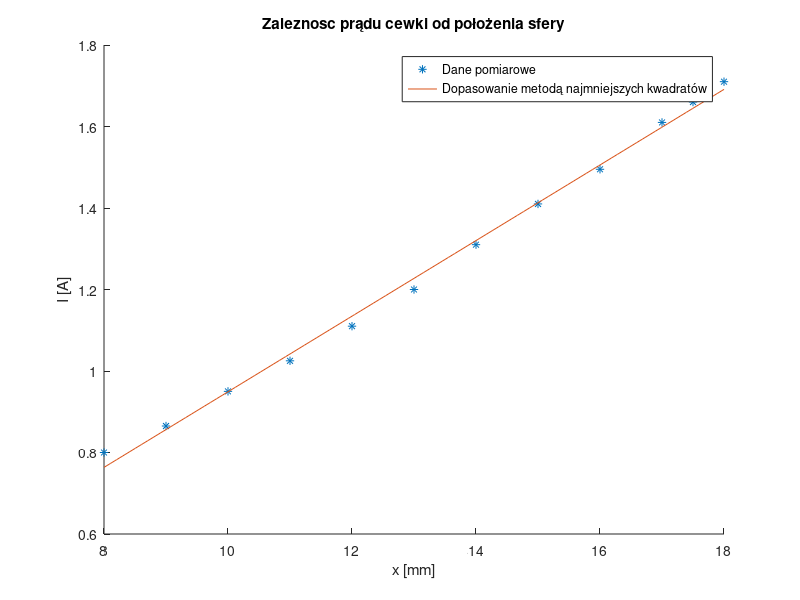
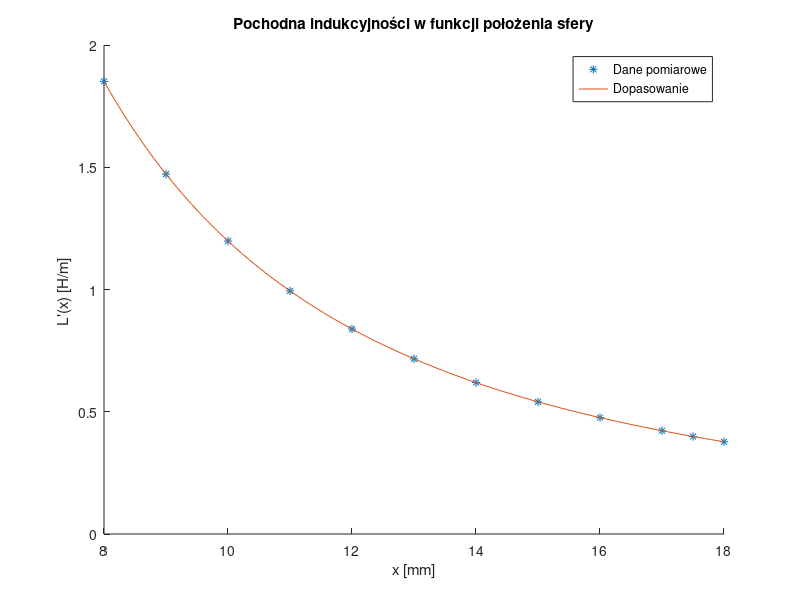

The MATLAB source for these figures, in order:
clear all;
close all;

% load('identtfikacja_skok_pradu_z_pwm_tuy.mat');
% t = t(:, 1) - t(1,1); %przesuniecie wykresu do czasu 0
% y = y(:, 1) - y(1,1); %przesuniecie do 0
% 
% %Transmitancja modelu - np. obiekt 1 rzedu
% K = y(end, 1);      %dobrane doświadczalnie, nie ma znaczenia w tym przypadku
% T = 0.048;          %w pracy[1] wyszło 6.3 ms
% 
% NUM = K;
% DEN = [T 1];
% 
% model = tf(NUM, DEN);
% skok = step(model, t);
% 
% u = K*u; %Dla lepszego zobrazowania
% 
% %Kryterium jakości aproksymacji
% e = y - skok;
% error = sum(e.^2)
% 
% figure
% hold on;
% plot(t, u, t, y, t, skok);

load identyfikacja_indukcyjnosc


%Based on: https://www.mathworks.com/help/matlab/data_analysis/linear-regression.html
%Linear regression for y = ax + b -> Y = AB
Y = prad_A;
A = [x_mm ones(length(x_mm), 1)];
%B = [a b];
B = A\Y;
a = B(1) 
b = B(2)


%Check results - plot data on one figure
x = linspace(x_mm(1), x_mm(end));
y = a*x+b;

figure
hold on;
plot(x_mm, prad_A, '*', x, y);
title('Zaleznosc prądu cewki od położenia sfery');
xlabel('x [mm]');
ylabel('I [A]');
legend('Dane pomiarowe','Dopasowanie metodą najmniejszych kwadratów');



%Try to find L'(x) = -2*mg*10^-3 / (ax+b)^2
m = 55; %g
g = 9.81; %m/s^2s

Lprim = -(2*m*g*(10^-3))./((a*x+b).^2);
Lprim_dosw = -(2*m*g*(10^-3))./((a*x_mm+b).^2);

figure
hold on;
plot(x_mm, -Lprim_dosw, '*', x, -Lprim);
title('Pochodna indukcyjności w funkcji położenia sfery');
xlabel('x [mm]');
ylabel('L''(x) [H/m] ');
legend('Dane pomiarowe','Dopasowanie');


